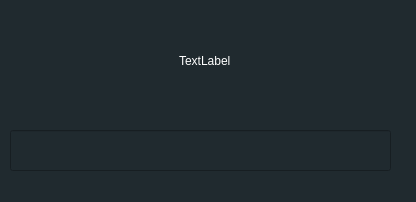
<?xml version="1.0" encoding="UTF-8"?>
<ui version="4.0">
 <class>Error</class>
 <widget class="QDialog" name="Error">
  <property name="geometry">
   <rect>
    <x>0</x>
    <y>0</y>
    <width>416</width>
    <height>202</height>
   </rect>
  </property>
  <property name="minimumSize">
   <size>
    <width>253</width>
    <height>144</height>
   </size>
  </property>
  <property name="windowTitle">
   <string>Dialog</string>
  </property>
  <property name="styleSheet">
   <string notr="true">background-color: rgb(32, 42, 47);</string>
  </property>
  <widget class="QWidget" name="verticalLayoutWidget">
   <property name="geometry">
    <rect>
     <x>10</x>
     <y>10</y>
     <width>391</width>
     <height>102</height>
    </rect>
   </property>
   <layout class="QVBoxLayout" name="verticalLayout">
    <item alignment="Qt::AlignHCenter">
     <widget class="QLabel" name="label_2">
      <property name="styleSheet">
       <string notr="true">color: rgb(255, 255, 255);
font: 12pt &quot;MS Shell Dlg 2&quot;;</string>
      </property>
      <property name="text">
       <string>TextLabel</string>
      </property>
     </widget>
    </item>
   </layout>
  </widget>
  <widget class="QLineEdit" name="lineEdit">
   <property name="geometry">
    <rect>
     <x>10</x>
     <y>130</y>
     <width>381</width>
     <height>41</height>
    </rect>
   </property>
   <property name="styleSheet">
    <string notr="true">color: rgb(255, 255, 255);
font: 12pt &quot;MS Shell Dlg 2&quot;;</string>
   </property>
   <property name="inputMask">
    <string/>
   </property>
   <property name="text">
    <string/>
   </property>
   <property name="frame">
    <bool>true</bool>
   </property>
   <property name="alignment">
    <set>Qt::AlignCenter</set>
   </property>
  </widget>
 </widget>
 <resources/>
 <connections/>
</ui>
